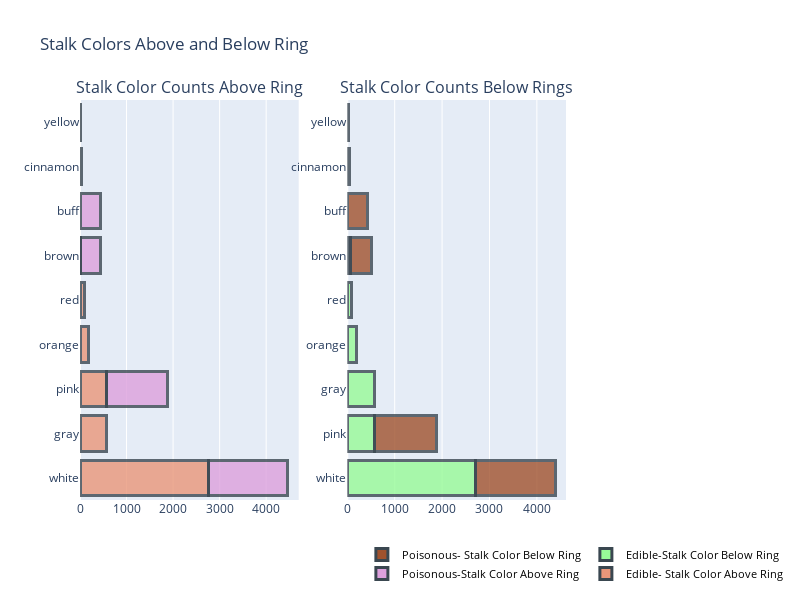

Notebook code for this chart:
### Markdown cell above
And following bar chart shows number of stalk colors above and below ring. Same as the cap color, mushrooms which have buff, cinnamon,yellow or brown stalk color above or below ring are poisonous.

### Code cell
value1=stalk_color_above_ring_edible["stalk-color-above-ring"].values
label1=stalk_color_above_ring_edible.index
value2=stalk_color_above_ring_poisonous["stalk-color-above-ring"].values
label2=stalk_color_above_ring_poisonous.index
value3=stalk_color_below_ring_edible["stalk-color-below-ring"].values
label3=stalk_color_below_ring_edible.index
value4=stalk_color_below_ring_poisonous["stalk-color-below-ring"].values
label4=stalk_color_below_ring_poisonous.index

trace1=go.Bar(
      x = value1,
      y =label1 ,
      name='Edible- Stalk Color Above Ring',
    orientation = 'h',
    marker = dict(
        color = "darksalmon",
        line = dict(
            color = 'rgba(58, 71, 80, 1.0)',
            width = 3),
        opacity=0.8,
    ))
    
trace2=go.Bar(
     x = value2 ,
     y = label2,
      name='Poisonous-Stalk Color Above Ring',
    orientation = 'h',
    marker = dict(
        color = "plum",
        line = dict(
            color = 'rgba(58, 71, 80, 1.0)',
            width = 3), opacity=0.8))
    
trace3=go.Bar(
     x = value3,
     y = label3,
            name='Edible-Stalk Color Below Ring',
    orientation = 'h',
    marker = dict(
        color = "palegreen",
        line = dict(
            color = 'rgba(58, 71, 80, 1.0)',
            width = 3), opacity=0.8))
   
trace4=go.Bar(
      x =value4 ,
      y =label4 ,
             name='Poisonous- Stalk Color Below Ring',
    orientation = 'h',
    marker = dict(
        color = "sienna",
        line = dict(
            color = 'rgba(58, 71, 80, 1.0)',
            width = 3), opacity=0.8))
   

fig= tools.make_subplots(rows=1, cols=2,subplot_titles=('Stalk Color Counts Above Ring','Stalk Color Counts Below Rings'))

fig.append_trace(trace1, 1, 1)
fig.append_trace(trace2, 1, 1)
fig.append_trace(trace3, 1, 2)
fig.append_trace(trace4, 1, 2)

fig['layout'].update(showlegend=True,height=600, width=800, barmode='stack',legend=dict(x=.58, y=-0.1,orientation="h",font=dict(size=11,color='#000')),
                     title='Stalk Colors Above and Below Ring')
iplot(fig)

### Figure 1 — Plotly figure (JSON) as saved in the notebook; plotly's stock layout.template omitted (floating-point values rounded to 4 significant figures)
{"data": [{"marker": {"color": "darksalmon", "line": {"color": "rgba(58, 71, 80, 1.0)", "width": 3}, "opacity": 0.8}, "name": "Edible- Stalk Color Above Ring", "orientation": "h", "type": "bar", "x": [2752, 576, 576, 192, 96, 16], "xaxis": "x", "y": ["white", "gray", "pink", "orange", "red", "brown"], "yaxis": "y"}, {"marker": {"color": "plum", "line": {"color": "rgba(58, 71, 80, 1.0)", "width": 3}, "opacity": 0.8}, "name": "Poisonous-Stalk Color Above Ring", "orientation": "h", "type": "bar", "x": [1712, 1296, 432, 432, 36, 8], "xaxis": "x", "y": ["white", "pink", "brown", "buff", "cinnamon", "yellow"], "yaxis": "y"}, {"marker": {"color": "palegreen", "line": {"color": "rgba(58, 71, 80, 1.0)", "width": 3}, "opacity": 0.8}, "name": "Edible-Stalk Color Below Ring", "orientation": "h", "type": "bar", "x": [2704, 576, 576, 192, 96, 64], "xaxis": "x2", "y": ["white", "pink", "gray", "orange", "red", "brown"], "yaxis": "y2"}, {"marker": {"color": "sienna", "line": {"color": "rgba(58, 71, 80, 1.0)", "width": 3}, "opacity": 0.8}, "name": "Poisonous- Stalk Color Below Ring", "orientation": "h", "type": "bar", "x": [1680, 1296, 448, 432, 36, 24], "xaxis": "x2", "y": ["white", "pink", "brown", "buff", "cinnamon", "yellow"], "yaxis": "y2"}], "layout": {"annotations": [{"font": {"size": 16}, "showarrow": false, "text": "Stalk Color Counts Above Ring", "x": 0.225, "xanchor": "center", "xref": "paper", "y": 1, "yanchor": "bottom", "yref": "paper"}, {"font": {"size": 16}, "showarrow": false, "text": "Stalk Color Counts Below Rings", "x": 0.775, "xanchor": "center", "xref": "paper", "y": 1, "yanchor": "bottom", "yref": "paper"}], "barmode": "stack", "height": 600, "legend": {"font": {"color": "#000", "size": 11}, "orientation": "h", "x": 0.58, "y": -0.1}, "showlegend": true, "title": {"text": "Stalk Colors Above and Below Ring"}, "width": 800, "xaxis": {"anchor": "y", "domain": [0, 0.45]}, "xaxis2": {"anchor": "y2", "domain": [0.55, 1]}, "yaxis": {"anchor": "x", "domain": [0, 1]}, "yaxis2": {"anchor": "x2", "domain": [0, 1]}}}
